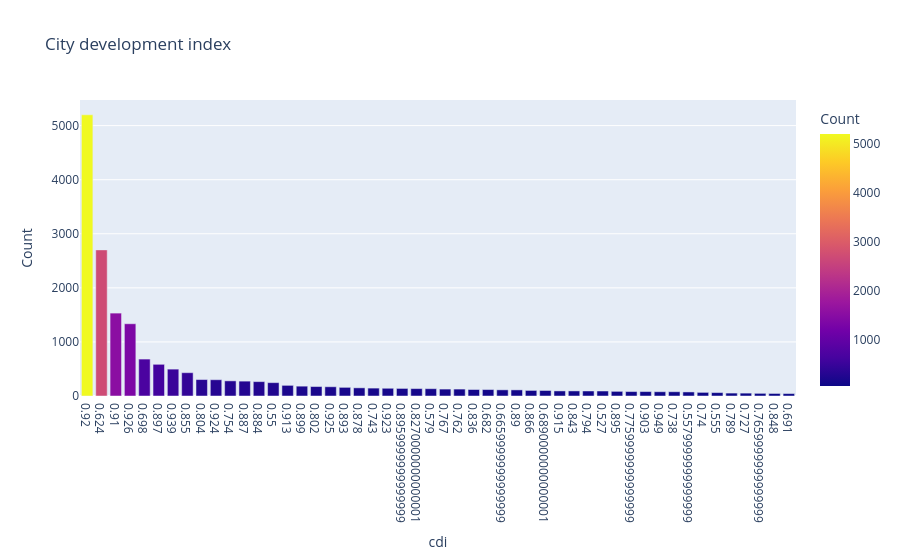

Notebook code for this chart:
### Code cell
# The CDI crosses over the different clusters identified within the framework of urban indicators as it is based on five sub-indices namely, infrastructure, waste, health, education and city products
plot_cdi =train['city_development_index'].value_counts().reset_index()[0:50] 
plot_cdi.columns = ['cdi','Count']
plot_cdi['cdi'] = plot_cdi['cdi'].astype('str')
px.bar(plot_cdi,y="Count", x="cdi",color='Count',title='City development index')

### Figure 1 — Plotly figure (JSON) as saved in the notebook; plotly's stock layout.template omitted (floating-point values rounded to 4 significant figures)
{"data": [{"alignmentgroup": "True", "hovertemplate": "cdi=%{x}<br>Count=%{marker.color}<extra></extra>", "legendgroup": "", "marker": {"color": [5200, 2702, 1533, 1336, 683, 586, 497, 431, 304, 301, 280, 275, 266, 247, 197, 182, 175, 171, 160, 151, 146, 143, 140, 137, 135, 128, 128, 120, 119, 114, 113, 103, 102, 94, 94, 93, 92, 86, 82, 82, 79, 79, 75, 67, 63, 54, 53, 49, 47, 45], "coloraxis": "coloraxis", "pattern": {"shape": ""}}, "name": "", "offsetgroup": "", "orientation": "v", "showlegend": false, "textposition": "auto", "type": "bar", "x": ["0.92", "0.624", "0.91", "0.926", "0.698", "0.897", "0.939", "0.855", "0.804", "0.924", "0.754", "0.887", "0.884", "0.55", "0.913", "0.899", "0.802", "0.925", "0.893", "0.878", "0.743", "0.923", "0.8959999999999999", "0.8270000000000001", "0.579", "0.767", "0.762", "0.836", "0.682", "0.6659999999999999", "0.89", "0.866", "0.6890000000000001", "0.915", "0.843", "0.794", "0.527", "0.895", "0.7759999999999999", "0.903", "0.949", "0.738", "0.5579999999999999", "0.74", "0.555", "0.789", "0.727", "0.7659999999999999", "0.848", "0.691"], "xaxis": "x", "y": [5200, 2702, 1533, 1336, 683, 586, 497, 431, 304, 301, 280, 275, 266, 247, 197, 182, 175, 171, 160, 151, 146, 143, 140, 137, 135, 128, 128, 120, 119, 114, 113, 103, 102, 94, 94, 93, 92, 86, 82, 82, 79, 79, 75, 67, 63, 54, 53, 49, 47, 45], "yaxis": "y"}], "layout": {"barmode": "relative", "coloraxis": {"colorbar": {"title": {"text": "Count"}}, "colorscale": [[0, "#0d0887"], [0.1111, "#46039f"], [0.2222, "#7201a8"], [0.3333, "#9c179e"], [0.4444, "#bd3786"], [0.5556, "#d8576b"], [0.6667, "#ed7953"], [0.7778, "#fb9f3a"], [0.8889, "#fdca26"], [1, "#f0f921"]]}, "legend": {"tracegroupgap": 0}, "title": {"text": "City development index"}, "xaxis": {"anchor": "y", "domain": [0, 1], "title": {"text": "cdi"}}, "yaxis": {"anchor": "x", "domain": [0, 1], "title": {"text": "Count"}}}}
